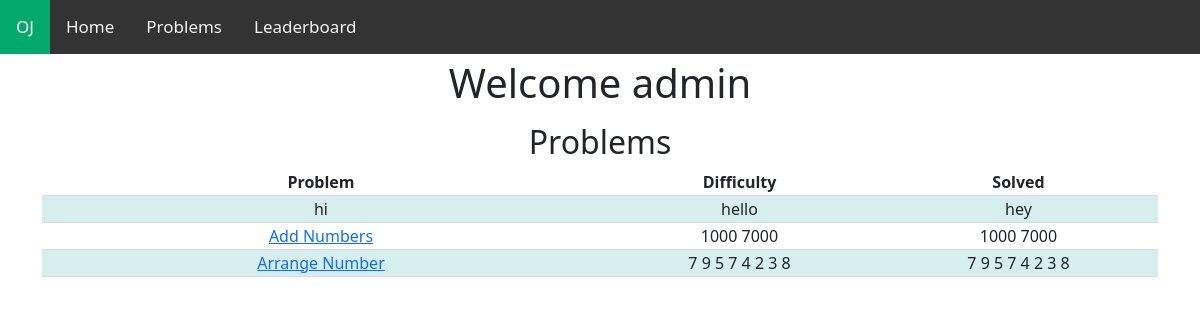
The page /dashboard (signed in) on the database its author committed.
### ojapp/models.py (models this page shows, shortened)
class Problem(models.Model):
    name=models.CharField(max_length=200)
    problem_statement=models.TextField(max_length=25000)
    constraints=models.CharField(max_length=255)
    code=models.CharField(max_length=255)
    input = models.TextField(max_length=25000,default=1)
    output = models.TextField(max_length=25000,default=1)
    difficult=models.IntegerField(default=1)
    ppoint=models.IntegerField(default=5)

### ojapp/views.py (the view)
# urls.py: path("dashboard",views.dashboard,name="dashboard"),
def dashboard(request):
    problems_list=Problem.objects.all()
    context={'problems_list':problems_list}
    return render(request,'dashboard.html',context)

### templates/dashboard.html (shortened to what this page needs)
{% extends 'base.html' %}
    {% block content %}
    <h1>Welcome {{user.username}}</h1>
    {% if problems_list %}
    <div class="container my-3">
        <h2 class="text-center">Problems</h2>
        <table style="width:100%" >
            <tr>
              <th style="width:50%">Problem</th>
              <th>Difficulty</th>
              <th>Solved</th>
            </tr>
            <td>hi</td>
                <td>hello</td>
                <td>hey</td>
            {% for problem in problems_list %}
            <tr>
                <td><a href="{% url 'problem_detail' problem.id %}">{{problem.name}} </a></td>
                <td>{{problem.input}}</td>
                <td>{{problem.input}}</td>
            </tr>
            {% endfor %}
        </table>
    </div>
    {% else %}
    <p> No Problems available yet </p>
    {% endif %}
{% endblock  %}

### templates/base.html (style rules this page uses)
body { text-align: center; }
tr { border-bottom: 1px solid #ddd; }
tr:nth-child(even) { background-color: #D6EEEE; }

### rows shown on the page
Problem: name "Add Numbers", input "1000 7000"
Problem: name "Arrange Number", input "7 9 5 7 4 2 3 8"

### other values the page prints
{{ user.username }} "admin"
